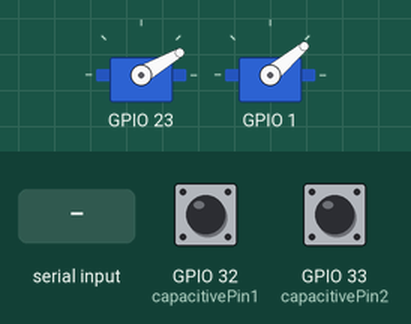
The sketch below on a simulated ESP32. On the bench: 2 × servo. The inputs (shaded band) are chosen by the test bench; at power-on: GPIO 32 (capacitivePin1) HIGH, GPIO 33 (capacitivePin2) HIGH. What the sketch prints to the serial monitor is not drawn.

Above: at 1.2 s.
1.3 s: "1\n" received over Serial
At 2.2 s:
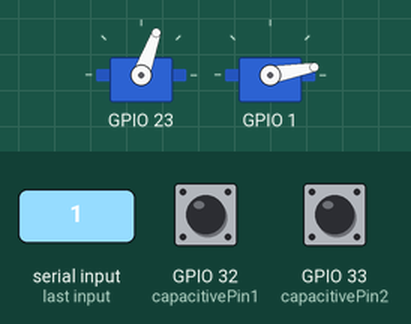
3.2 s: "90,45\n" received over Serial
At 3.35 s:
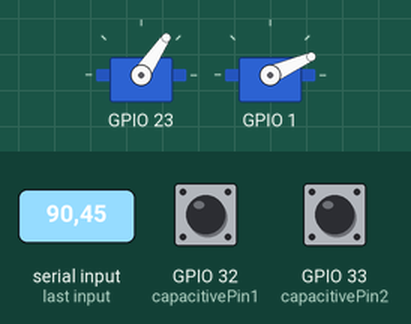
5.1 s: "0\n" received over Serial
At 6.3 s:
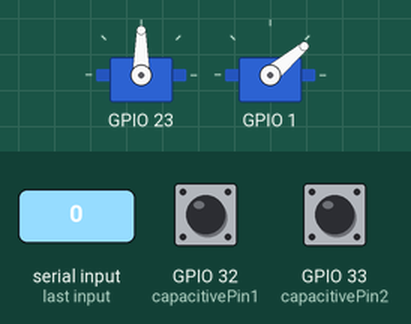
7.2 s: "30,150\n" received over Serial
At 7.66 s:
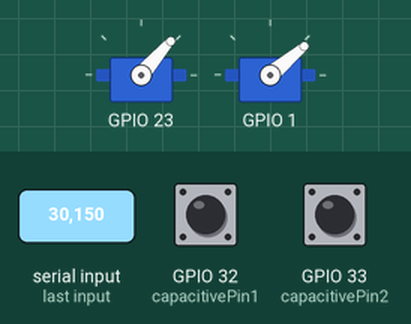
9.3 s: "1,90\n" received over Serial
At 10.3 s:
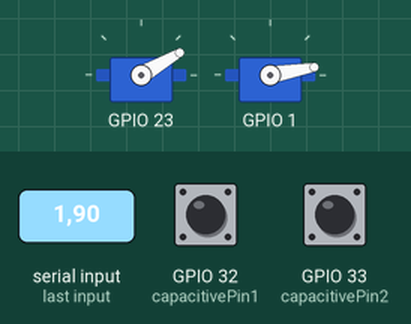
Timing chart, 0 to 12.1 s (numbered marks = the images above; inputs shaded):
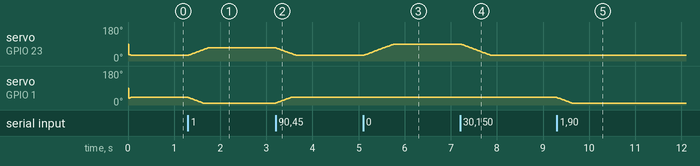

Measured:
- after the input at 1.3 s, servo on GPIO 23: moves from 30° to 70° over 0.43 s, starting at once; servo on GPIO 1: moves from 40° to 10° over 0.32 s, starting at once
- after the input at 3.2 s, servo on GPIO 23: moves from 70° to 30° over 0.43 s, starting at once; servo on GPIO 1: moves from 10° to 40° over 0.32 s, starting at once
- after the input at 5.1 s, servo on GPIO 23: moves from 30° to 90° over 0.66 s, starting at once
- after the input at 7.2 s, servo on GPIO 23: moves from 90° to 30° over 0.65 s, starting at once
- after the input at 9.3 s, servo on GPIO 1: moves from 40° to 10° over 0.32 s, starting at once

The sketch:

DemoTestWithSpeedLimiter.ino
```cpp
/////////////////////////////////////////////////////////////////////////////

#include <ESP32Servo.h>

class SlowServo {
  protected:
  uint16_t target = 35;
  uint16_t current = 35;
  uint8_t interval = 10;
  uint32_t previousMillis = 0;

  public:
  Servo servo;

  void attach(byte pin)
  {
    servo.attach(pin);
  }

  void setSpeed(uint8_t newSpeed)
  {
    interval = newSpeed;
  }

  void set(uint16_t newTarget)
  {
    target = newTarget;
  }

  void update()
    {
      if (millis() - previousMillis > interval)
      {
        previousMillis = millis();
        if (target < current)
        {
          current--;
          servo.write(current);
        }
        else if (target > current)
        {
          current++;
          servo.write(current);
        }
      }
    }
};


int servo1Pin = MOSI;
int servo2Pin = TX;

int servo1ReadPin = A3;
int servo2ReadPin = A2;

int servo1Read;
int servo2Read;

int angle1 = 30;
int angle2 = 40;

int commaIdx, firstItem, secondItem;

const int capacitivePin1 = T9;
const int capacitivePin2 = T8;

bool capacitiveLogic1 = false;
bool capacitiveLogic2 = false;

bool proximity = false;

const int TOUCH_THRESHOLD = 30;

String receivedString = "";
String stringToSend = "";

unsigned long prevMillis = 0;

SlowServo myservo1;
SlowServo myservo2;


void setup()
{
  Serial.begin(115200);
  while (!Serial);

	// Allow allocation of all timers
	ESP32PWM::allocateTimer(0);
	ESP32PWM::allocateTimer(1);
	ESP32PWM::allocateTimer(2);
	ESP32PWM::allocateTimer(3);

  myservo1.servo.setPeriodHertz(50);
  myservo1.attach(servo1Pin);
  myservo1.set(angle1);

  myservo2.servo.setPeriodHertz(50);
  myservo2.attach(servo2Pin);
  myservo2.set(angle2);

}

void loop() {

  int touchVal1 = touchRead(capacitivePin1);
  int touchVal2 = touchRead(capacitivePin2);

  if(touchVal1 < TOUCH_THRESHOLD){
    capacitiveLogic1 = true;
  }
  else {
    capacitiveLogic1 = false;
  }

  if (touchVal2 < TOUCH_THRESHOLD){
    capacitiveLogic2 = true;
  }
  else {
    capacitiveLogic2 = false;
  }


  // read as fast as possible
   if (Serial.available() > 0) {
     receivedString = Serial.readStringUntil('\n');
     receivedString.trim();
     commaIdx = receivedString.indexOf(',');
     firstItem = receivedString.substring(0,commaIdx).toInt();
     secondItem = receivedString.substring(commaIdx+1).toInt();
    proximity = (firstItem == 1 ? true : false);
     angle2 = (proximity ? 10 : 40);
     angle1 = (secondItem == 1 ? 70 : (secondItem == 0 ? 90 : 30));
     myservo1.set(constrain(angle1, 30, 90));
     myservo2.set(constrain(angle2, 10, 40));
   }


    myservo1.update();

    myservo2.update();

  // if (millis() - prevMillis > 1000)
  // {
  //   prevMillis = millis();
  //   Serial.println(String(firstItem) + ":" + String(secondItem) + ";" + String(angle1) + "--" + String(angle2));
  //   Serial.flush();
  // }

  //Sending with delay 10ms
  if (millis() - prevMillis > 10) {
    prevMillis = millis();
    stringToSend = String(int(capacitiveLogic1)+3) + String(int(capacitiveLogic2)+3);
    Serial.println(stringToSend);
    Serial.flush();
  }

}
```
